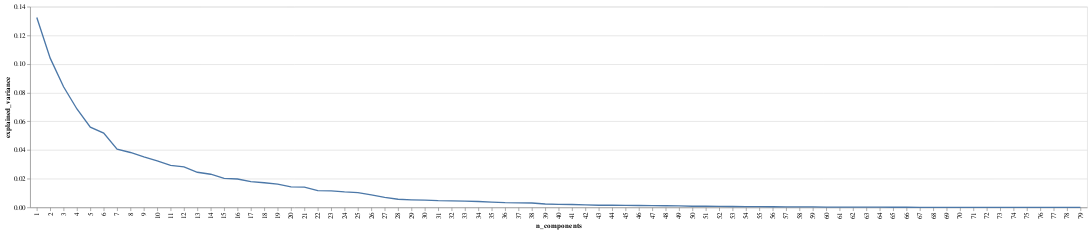

The cell this chart's notebook holds for it:
### Code cell
draw_components_variance_chart(pca)

### Figure 1 — Vega-Lite specification as saved in the notebook (floating-point values rounded to 4 significant figures)
{"config": {"view": {"continuousWidth": 400, "continuousHeight": 300}}, "data": {"name": "data-00fd07b55c0946e3606f5ffc9644cdce"}, "mark": "line", "encoding": {"x": {"field": "n_components", "type": "ordinal"}, "y": {"field": "explained_variance", "type": "quantitative"}}, "$schema": "https://vega.github.io/schema/vega-lite/v4.17.0.json", "datasets": {"data-00fd07b55c0946e3606f5ffc9644cdce": [{"n_components": 1, "explained_variance": 0.1324}, {"n_components": 2, "explained_variance": 0.1041}, {"n_components": 3, "explained_variance": 0.08412}, {"n_components": 4, "explained_variance": 0.06864}, {"n_components": 5, "explained_variance": 0.05599}, {"n_components": 6, "explained_variance": 0.05187}, {"n_components": 7, "explained_variance": 0.04063}, {"n_components": 8, "explained_variance": 0.0383}, {"n_components": 9, "explained_variance": 0.03519}, {"n_components": 10, "explained_variance": 0.03241}, {"n_components": 11, "explained_variance": 0.02925}, {"n_components": 12, "explained_variance": 0.02825}, {"n_components": 13, "explained_variance": 0.02449}, {"n_components": 14, "explained_variance": 0.02313}, {"n_components": 15, "explained_variance": 0.02025}, {"n_components": 16, "explained_variance": 0.01979}, {"n_components": 17, "explained_variance": 0.018}, {"n_components": 18, "explained_variance": 0.0172}, {"n_components": 19, "explained_variance": 0.01624}, {"n_components": 20, "explained_variance": 0.01432}, {"n_components": 21, "explained_variance": 0.01415}, {"n_components": 22, "explained_variance": 0.01174}, {"n_components": 23, "explained_variance": 0.01151}, {"n_components": 24, "explained_variance": 0.01079}, {"n_components": 25, "explained_variance": 0.01034}, {"n_components": 26, "explained_variance": 0.008696}, {"n_components": 27, "explained_variance": 0.006963}, {"n_components": 28, "explained_variance": 0.00569}, {"n_components": 29, "explained_variance": 0.005292}, {"n_components": 30, "explained_variance": 0.005072}, {"n_components": 31, "explained_variance": 0.004697}, {"n_components": 32, "explained_variance": 0.004563}, {"n_components": 33, "explained_variance": 0.004329}, {"n_components": 34, "explained_variance": 0.004092}, {"n_components": 35, "explained_variance": 0.003721}, {"n_components": 36, "explained_variance": 0.003299}, {"n_components": 37, "explained_variance": 0.003183}, {"n_components": 38, "explained_variance": 0.003057}, {"n_components": 39, "explained_variance": 0.002349}, {"n_components": 40, "explained_variance": 0.002124}, {"n_components": 41, "explained_variance": 0.002033}, {"n_components": 42, "explained_variance": 0.001804}, {"n_components": 43, "explained_variance": 0.001508}, {"n_components": 44, "explained_variance": 0.001466}, {"n_components": 45, "explained_variance": 0.001418}, {"n_components": 46, "explained_variance": 0.001334}, {"n_components": 47, "explained_variance": 0.001189}, {"n_components": 48, "explained_variance": 0.001125}, {"n_components": 49, "explained_variance": 0.001001}, {"n_components": 50, "explained_variance": 0.0008091}, {"n_components": 51, "explained_variance": 0.0007961}, {"n_components": 52, "explained_variance": 0.0007052}, {"n_components": 53, "explained_variance": 0.000628}, {"n_components": 54, "explained_variance": 0.0005132}, {"n_components": 55, "explained_variance": 0.0004787}, {"n_components": 56, "explained_variance": 0.0004396}, {"n_components": 57, "explained_variance": 0.000389}, {"n_components": 58, "explained_variance": 0.0003453}, {"n_components": 59, "explained_variance": 0.000319}, {"n_components": 60, "explained_variance": 0.000235}, {"n_components": 61, "explained_variance": 0.0001831}, {"n_components": 62, "explained_variance": 0.0001677}, {"n_components": 63, "explained_variance": 0.0001579}, {"n_components": 64, "explained_variance": 0.0001405}, {"n_components": 65, "explained_variance": 0.0001161}, {"n_components": 66, "explained_variance": 0.0001063}, {"n_components": 67, "explained_variance": 5.836e-05}, {"n_components": 68, "explained_variance": 5.219e-05}, {"n_components": 69, "explained_variance": 4.727e-05}, {"n_components": 70, "explained_variance": 2.951e-05}, {"n_components": 71, "explained_variance": 2.8e-05}, {"n_components": 72, "explained_variance": 2.711e-05}, {"n_components": 73, "explained_variance": 2.018e-05}, {"n_components": 74, "explained_variance": 1.82e-05}, {"n_components": 75, "explained_variance": 9.152e-06}, {"n_components": 76, "explained_variance": 8.559e-06}, {"n_components": 77, "explained_variance": 8.023e-06}, {"n_components": 78, "explained_variance": 7.199e-06}, {"n_components": 79, "explained_variance": 9.048e-08}]}}
